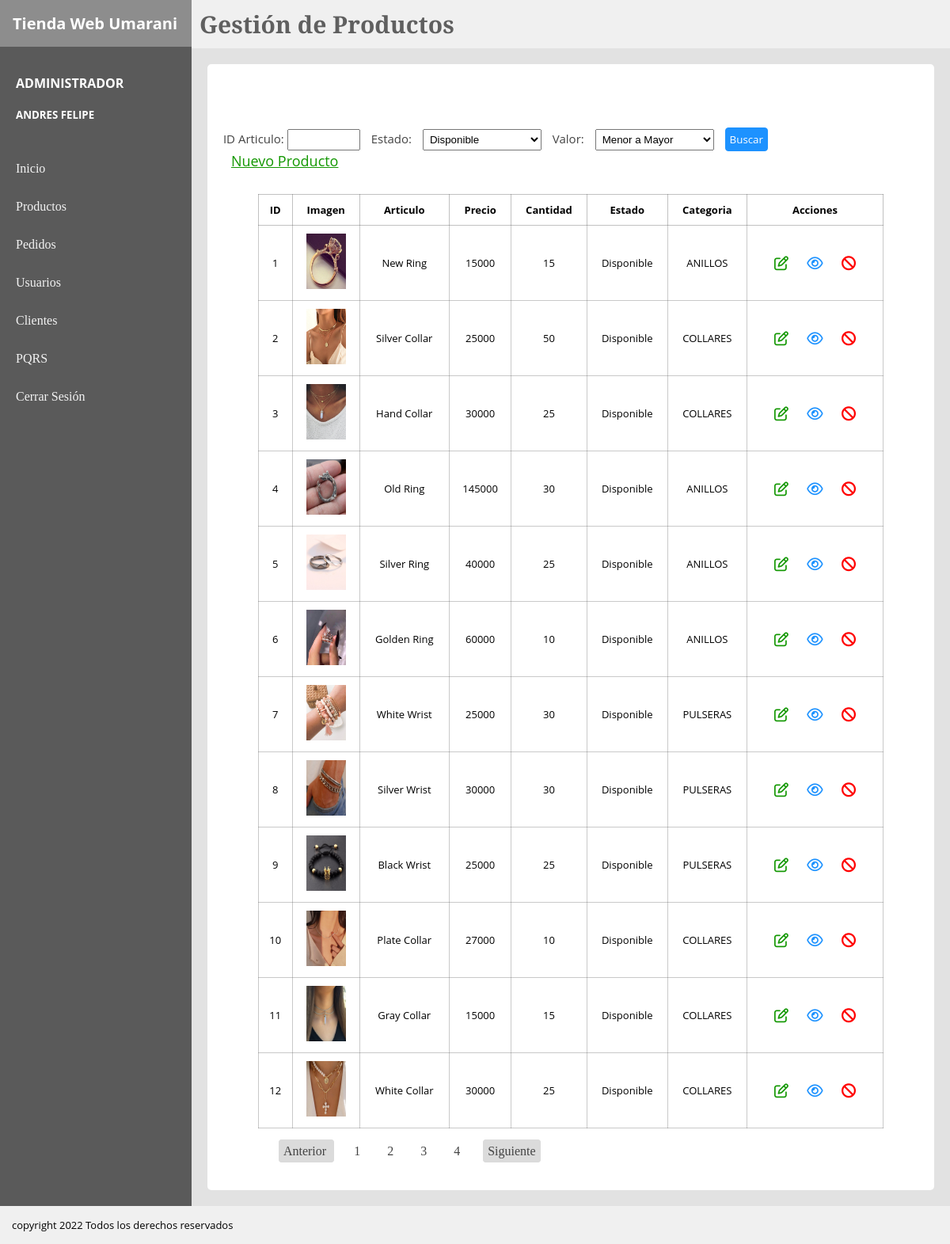
Page /View/Productos.php (signed in) on the earlier database version.
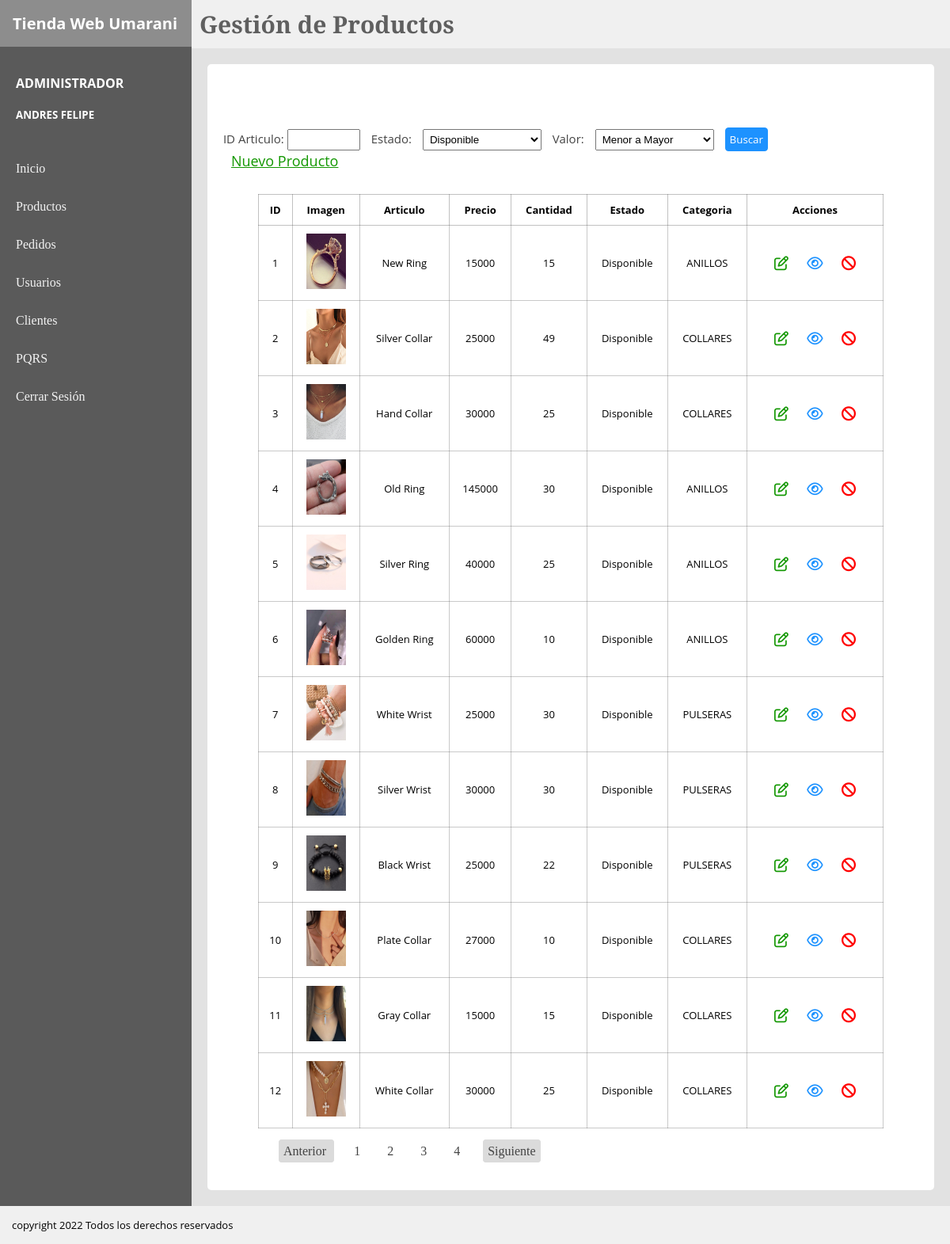
Same page on the later database version.
### tables this page shows
CREATE TABLE `articulo` (
  `artId` int(11) NOT NULL AUTO_INCREMENT,
  `artNombre` varchar(150) NOT NULL,
  `artPrecio` int(11) NOT NULL,
  `artCantidad` int(11) NOT NULL,
  `artVista` varchar(250) NOT NULL,
  `artEstado` varchar(15) NOT NULL,
  `artCategoriaId` int(11) NOT NULL,
  PRIMARY KEY (`artId`),
  KEY `fk_artCategoriaId` (`artCategoriaId`),
  CONSTRAINT `fk_artCategoriaId` FOREIGN KEY (`artCategoriaId`) REFERENCES `categoria` (`categoriaId`)
);

CREATE TABLE `categoria` (
  `categoriaId` int(11) NOT NULL AUTO_INCREMENT,
  `categoriaNombre` varchar(50) NOT NULL,
  PRIMARY KEY (`categoriaId`)
);

### Controller/mostrarProducto.php (called while the page is built)
<?php
    require('../Model/M_Productos4.php');
    $prod1 = new Producto();
    $productos = $prod1->verProducto();
?>

### Model/M_Productos4.php (called while the page is built, shortened)
<?php
    class Producto {
            private $prod;
        public function __construct()
        {
            $this->prod = new mysqli('localhost','root','','proyecto');
        }
        public function verProducto(){
            $query = $this->prod->query("SELECT * FROM articulo
            JOIN categoria
            ON artCategoriaId = categoriaId");
            $retorno = [];
            $i = 0;
            while($fila = $query->fetch_assoc()) {
                $retorno[$i] = $fila;
                $i++;
            }
            return $retorno;
        }
    }
?>

### View/Productos.php (the view, shortened to what this page needs)
<?php
    require_once("../Controller/mostrarProducto.php");
?>
<!DOCTYPE html>
<html lang="en">
<head>
</head>
<body>
<link rel="stylesheet" href="../CSS/productosEstilos.css">
    <div class="padre">
        <div class="board">
            <div class="titulo">
                <h1>Tienda Web Umarani</h1>
            </div>
            <div class="usuario">
                <h4><?php echo "$_SESSION[rol] "; ?></h4>
                <h5><?php echo "$_SESSION[nombre] $_SESSION[apellido] "; ?></h5>
            </div>
            <nav class="secciones">
                <a href="">Inicio</a>
                 <a href="../View/Productos.php">Productos</a>
                <a href="../View/pedidos.php">Pedidos</a>
                <?php if($_SESSION['rol'] == 'ADMINISTRADOR')  { ?>
                <a href="../View/Usuarios.php">Usuarios</a>
                <a href="../View/adminClientes.php">Clientes</a> <?php } ?>
                <a href="../View/PQRS.php">PQRS</a>
                <a href="../Controller/cerrarSesion.php">Cerrar Sesión</a>
            </nav>
        </div>
        <div class="content">
        <header class="header">
            <h1>Gestión de Productos</h1>
        </header>
        <section class="section">
            <div class="container">
                <div class="exportar">
                </div>
                <div class="filtros" >
                    <form action="">
                        <label for="id">ID Articulo: </label>
                        <input name="id" type="text" class="idpedido">
                        <label for=""> Estado: </label>
                        <select name="" id="">Estado
                            <option value="">Disponible</option>
                        </select>
                        <label for=""> Valor: </label>
                        <select name="" id="">Estado
                            <option value="">Menor a Mayor</option>
                        </select>
                        <input class="searchButton" type="button" value="Buscar">
                    </form>
                    <a class="edit" href="../View/NuevoProducto.php">Nuevo Producto</a>
                </div>
                <table>
                    <tr>
                        <th>ID</th>
                        <th>Imagen</th>
                        <th>Articulo</th>
                        <th>Precio</th>
                        <th>Cantidad</th>
                        <th>Estado</th>
                        <th>Categoria</th>
                        <th>Acciones</th>
                    </tr>
                    <?php
                        foreach($productos as $producto){
                     ?>
                    <tr class="información" >
                        <td> <?php echo $producto['artId']   ?> </td>
                        <td> <img src="<?php echo $producto['artVista']   ?>" alt=""> </td>
                        <td> <?php echo $producto['artNombre']   ?></td>
                        <td> <?php echo $producto['artPrecio']   ?></td>
                        <td> <?php echo $producto['artCantidad']   ?></td>
                        <td> <?php echo $producto['artEstado']   ?></td>
                        <td> <?php echo $producto['categoriaNombre']   ?></td>
                        <td>
                        <a class="edit" href="editarProducto.php?aId=<?php echo "$producto[artId]" ?>"><i class="far fa-edit"></i></i></a>
                        <a class="detail" href="#"><i class="far fa-eye"></i></a>
                        <?php if($_SESSION['rol'] == 'ADMINISTRADOR')  { ?>
                        <a on class="cancel" href="../Controller/borrarArticulo.php?aId=<?php echo "$producto[artId]" ?>"><i class="fas fa-ban"></i></a>
                        </td> <?php } ?>
                        <?php
                        }
                     ?>
                    </tr>
                </table>
                <nav class="paginacion">
                <a class="prev-next" href="#">Anterior </a>
                <a href="#">1</a>
                <a href="#">2</a>
                <a href="#">3</a>
                <a href="#">4</a>
                <a class="prev-next" href="#"> Siguiente</a>
                </nav>
            </div>
        </section>
        </div>
    </div>
    <footer class="footer">
        <p>copyright 2022 Todos los derechos reservados</p>
    </footer>
</body>
</html>

Differences in the rows shown:
changed articulo "Silver Collar": artCantidad "50" → "49"
changed articulo "Black Wrist": artCantidad "25" → "22"
